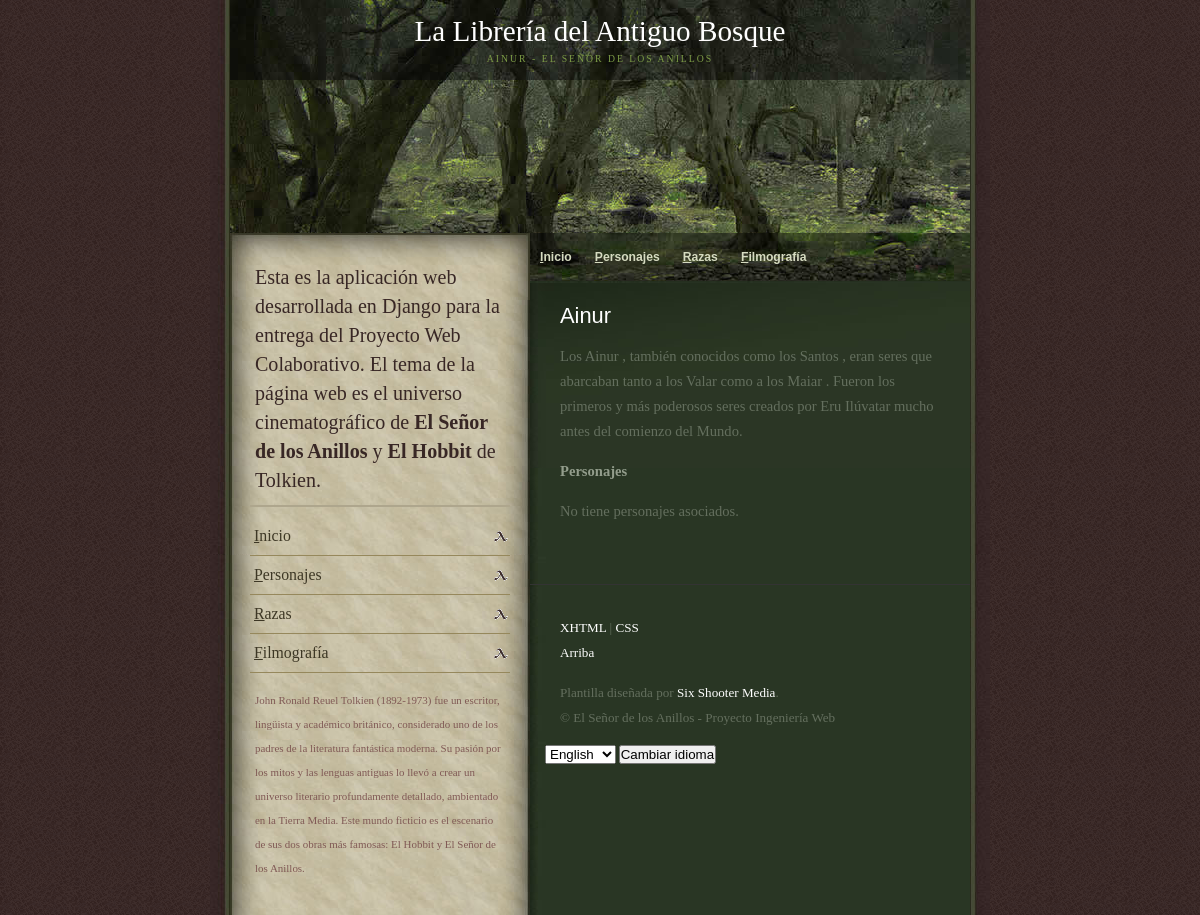
Page /es/razas/6/ on the earlier database version.
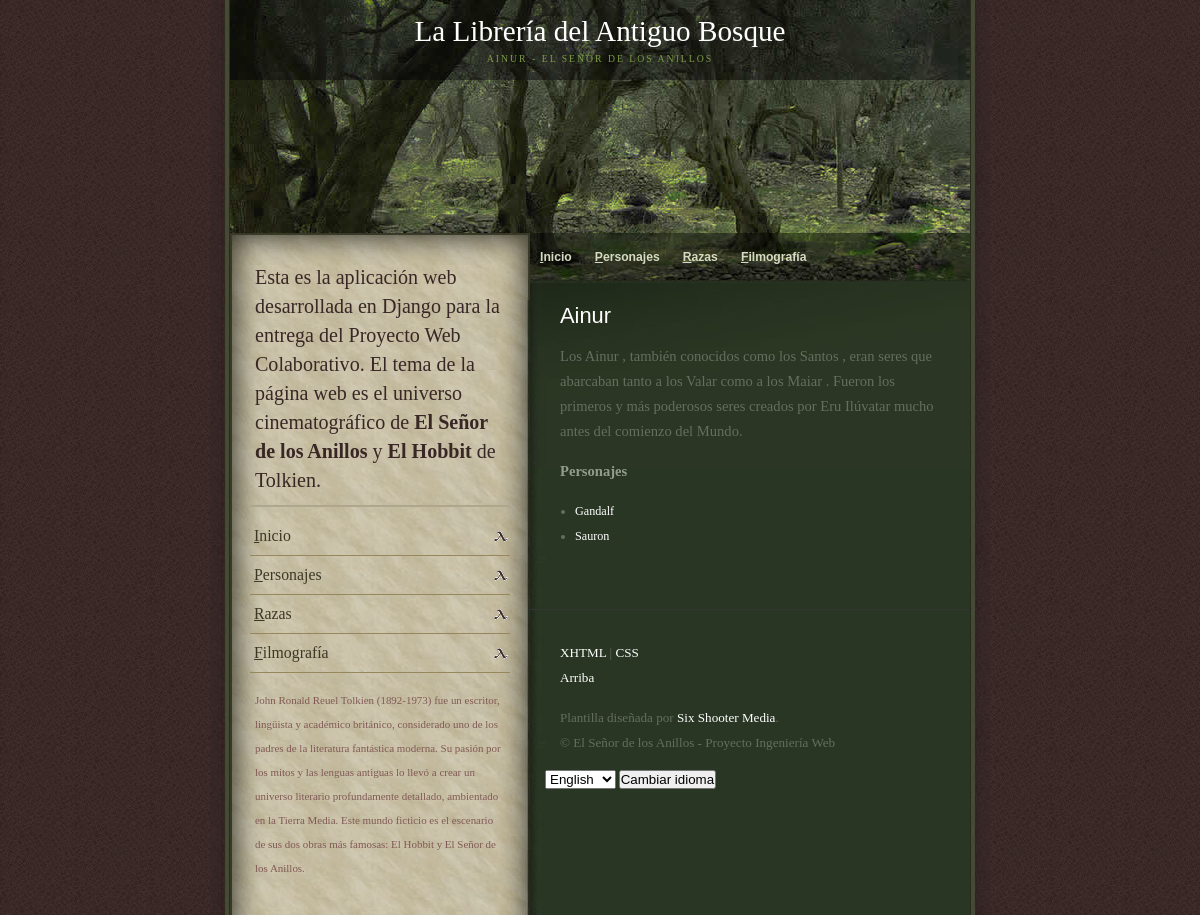
Same page on the later database version.
### appIngenieriaWebProyectoColaborativo/models.py (models this page shows, shortened)
class Personaje(models.Model):
    raza = models.ForeignKey(Raza, on_delete=models.CASCADE)
    subRaza = models.ForeignKey(SubRaza, on_delete=models.CASCADE, null=True, blank=True)
    nombre = models.CharField(max_length=40)
    genero = models.CharField(max_length=50)
    estatura = models.FloatField(default=1.80)
    edadTierra = models.CharField(max_length=50)
    fecha_nacimiento = models.DateField()
    fecha_muerte = models.DateField(null=True, blank=True)
    peliculas = models.ManyToManyField(Pelicula)

### appIngenieriaWebProyectoColaborativo/views.py (the view)
# urls.py: path('razas/<int:pk>/', RazaDetailView.as_view(), name='raza'),
class RazaDetailView(DetailView):
    model = Raza
    template_name = 'raza_detail.html'
    context_object_name = 'raza'
    def get_context_data(self, **kwargs):
        context = super().get_context_data(**kwargs)
        raza = self.get_object()
        context['personajes'] = raza.personaje_set.all()
        return context

### appIngenieriaWebProyectoColaborativo/templates/raza_detail.html (shortened to what this page needs)
{% extends 'base.html' %}
{% load i18n %}
{% block header %}{{ raza.nombre }} - {% trans "El Señor de los Anillos" %}{% endblock %}
{% block content %}
<h2><a href="#" id="titulo_content">{{ raza.nombre }}</a></h2>
<p>{{ raza.descripcion|default:"{% trans 'Sin descripción disponible.' %}" }}</p>
<h3>{% trans "Personajes" %}</h3>
{% if personajes %}
    <ul>
        {% for personaje in personajes %}
            <li><a href="{% url 'personaje' personaje.id %}">{{ personaje.nombre }}</a></li>
        {% endfor %}
    </ul>
{% else %}
    <p>{% trans "No tiene personajes asociados." %}</p>
{% endif %}
{% endblock %}

Differences in the rows shown:
added Personaje: nombre "Gandalf"
added Personaje: nombre "Sauron"
Other differences:
text no longer shown: "No tiene personajes asociados."
